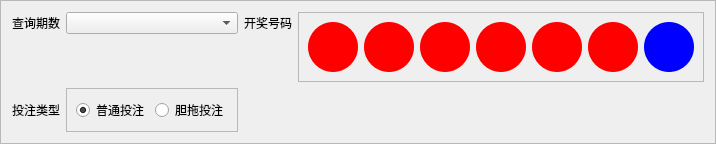
            <widget class="QFrame" name="frame_7">
             <property name="frameShape">
              <enum>QFrame::StyledPanel</enum>
             </property>
             <property name="frameShadow">
              <enum>QFrame::Raised</enum>
             </property>
             <layout class="QGridLayout" name="gridLayout_22">
              <item row="0" column="0">
               <widget class="QLabel" name="label_18">
                <property name="text">
                 <string>查询期数</string>
                </property>
               </widget>
              </item>
              <item row="0" column="2">
               <widget class="QLabel" name="label_20">
                <property name="text">
                 <string>开奖号码</string>
                </property>
               </widget>
              </item>
              <item row="0" column="3" rowspan="2">
               <widget class="QFrame" name="CR">
                <property name="styleSheet">
                 <string notr="true">QLabel {
  font-weight: bold;
  font-size: 30px;
  min-width: 50px;
  max-width: 50px;
  max-height: 50px;
  min-height: 50px;
  border-width: 0;
  border-radius: 25px;
  background: red;
  color: white;
}
</string>
                </property>
                <property name="frameShape">
                 <enum>QFrame::StyledPanel</enum>
                </property>
                <property name="frameShadow">
                 <enum>QFrame::Raised</enum>
                </property>
                <layout class="QGridLayout" name="gridLayout_21">
                 <item row="0" column="0">
                  <widget class="QLabel" name="CR1">
                   <property name="styleSheet">
                    <string notr="true"/>
                   </property>
                   <property name="text">
                    <string/>
                   </property>
                   <property name="alignment">
                    <set>Qt::AlignCenter</set>
                   </property>
                  </widget>
                 </item>
                 <item row="0" column="1">
                  <widget class="QLabel" name="CR2">
                   <property name="styleSheet">
                    <string notr="true"/>
                   </property>
                   <property name="text">
                    <string/>
                   </property>
                   <property name="alignment">
                    <set>Qt::AlignCenter</set>
                   </property>
                  </widget>
                 </item>
                 <item row="0" column="2">
                  <widget class="QLabel" name="CR3">
                   <property name="styleSheet">
                    <string notr="true"/>
                   </property>
                   <property name="text">
                    <string/>
                   </property>
                   <property name="alignment">
                    <set>Qt::AlignCenter</set>
                   </property>
                  </widget>
                 </item>
                 <item row="0" column="3">
                  <widget class="QLabel" name="CR4">
                   <property name="styleSheet">
                    <string notr="true"/>
                   </property>
                   <property name="text">
                    <string/>
                   </property>
                   <property name="alignment">
                    <set>Qt::AlignCenter</set>
                   </property>
                  </widget>
                 </item>
                 <item row="0" column="4">
                  <widget class="QLabel" name="CR5">
                   <property name="styleSheet">
                    <string notr="true"/>
                   </property>
                   <property name="text">
                    <string/>
                   </property>
                   <property name="alignment">
                    <set>Qt::AlignCenter</set>
                   </property>
                  </widget>
                 </item>
                 <item row="0" column="5">
                  <widget class="QLabel" name="CR6">
                   <property name="styleSheet">
                    <string notr="true"/>
                   </property>
                   <property name="text">
                    <string/>
                   </property>
                   <property name="alignment">
                    <set>Qt::AlignCenter</set>
                   </property>
                  </widget>
                 </item>
                 <item row="0" column="6">
                  <widget class="QLabel" name="CB">
                   <property name="styleSheet">
                    <string notr="true">QLabel {
  font-weight: bold;
  font-size: 30px;
  min-width: 50px;
  max-width: 50px;
  max-height: 50px;
  min-height: 50px;
  border-width: 0;
  border-radius: 25px;
  background: blue;
  color: white;
}
</string>
                   </property>
                   <property name="text">
                    <string/>
                   </property>
                   <property name="alignment">
                    <set>Qt::AlignCenter</set>
                   </property>
                  </widget>
                 </item>
                </layout>
               </widget>
              </item>
              <item row="2" column="0">
               <widget class="QLabel" name="label_19">
                <property name="text">
                 <string>投注类型</string>
                </property>
               </widget>
              </item>
              <item row="2" column="1">
               <widget class="QFrame" name="frame_6">
                <property name="frameShape">
                 <enum>QFrame::StyledPanel</enum>
                </property>
                <property name="frameShadow">
                 <enum>QFrame::Raised</enum>
                </property>
                <layout class="QGridLayout" name="gridLayout_15">
                 <item row="0" column="0">
                  <widget class="QRadioButton" name="NormalT">
                   <property name="text">
                    <string>普通投注</string>
                   </property>
                   <property name="checked">
                    <bool>true</bool>
                   </property>
                  </widget>
                 </item>
                 <item row="0" column="1">
                  <widget class="QRadioButton" name="DTT">
                   <property name="text">
                    <string>胆拖投注</string>
                   </property>
                  </widget>
                 </item>
                </layout>
               </widget>
              </item>
              <item row="0" column="1">
               <widget class="QComboBox" name="CID"/>
              </item>
             </layout>
            </widget>
